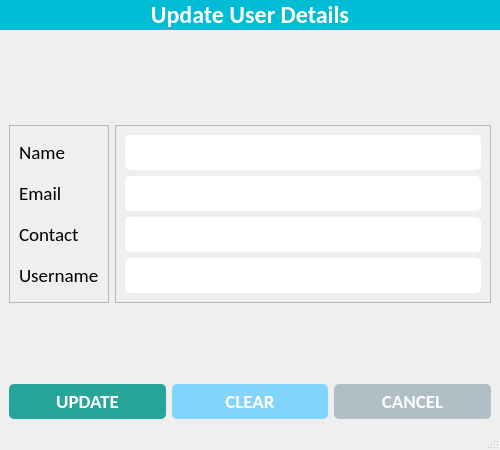
<?xml version="1.0" encoding="UTF-8"?>
<ui version="4.0">
 <class>UpdateUserWindow</class>
 <widget class="QMainWindow" name="UpdateUserWindow">
  <property name="geometry">
   <rect>
    <x>0</x>
    <y>0</y>
    <width>500</width>
    <height>450</height>
   </rect>
  </property>
  <property name="minimumSize">
   <size>
    <width>500</width>
    <height>450</height>
   </size>
  </property>
  <property name="maximumSize">
   <size>
    <width>500</width>
    <height>450</height>
   </size>
  </property>
  <property name="windowTitle">
   <string>Update User Details</string>
  </property>
  <property name="windowIcon">
   <iconset resource="../resources.qrc">
    <normaloff>:/icons/assets/icons/logo.png</normaloff>:/icons/assets/icons/logo.png</iconset>
  </property>
  <widget class="QWidget" name="centralwidget">
   <property name="styleSheet">
    <string notr="true">

#label {
	background-color: #00bcd4;
	color: #fff;
}

#btn_save {
	background-color: #26a69a;
	border-radius: 5px;
	padding: 5px 0px;
	color: white;
}

#btn_clear {
	background-color: #81d4fa;
	border-radius: 5px;
	padding: 5px 0px;
	color: white;
}

#btn_cancel {
	background-color: #b0bec5;
	border-radius: 5px;
	padding: 5px 0px;
	color: white;
}

QLineEdit {
	border-radius: 5px;
	padding: 5px 5px;
}

QDateEdit {
	border-radius: 5px;
	padding: 5px 5px;
}

QComboBox {
	border-radius: 5px;
	padding: 5px 5px;
}

QTextEdit {
	border-radius: 10px;
	padding: 0px 0px;
}</string>
   </property>
   <layout class="QVBoxLayout" name="verticalLayout_3">
    <property name="spacing">
     <number>1</number>
    </property>
    <property name="leftMargin">
     <number>0</number>
    </property>
    <property name="topMargin">
     <number>0</number>
    </property>
    <property name="rightMargin">
     <number>0</number>
    </property>
    <property name="bottomMargin">
     <number>0</number>
    </property>
    <item alignment="Qt::AlignTop">
     <widget class="QLabel" name="label">
      <property name="font">
       <font>
        <family>Calibri</family>
        <pointsize>18</pointsize>
        <weight>75</weight>
        <bold>true</bold>
       </font>
      </property>
      <property name="text">
       <string>Update User Details</string>
      </property>
      <property name="alignment">
       <set>Qt::AlignCenter</set>
      </property>
      <property name="margin">
       <number>10</number>
      </property>
     </widget>
    </item>
    <item>
     <widget class="QWidget" name="widget" native="true">
      <layout class="QHBoxLayout" name="horizontalLayout">
       <item>
        <widget class="QFrame" name="frame">
         <property name="frameShape">
          <enum>QFrame::StyledPanel</enum>
         </property>
         <property name="frameShadow">
          <enum>QFrame::Raised</enum>
         </property>
         <layout class="QVBoxLayout" name="verticalLayout">
          <item>
           <widget class="QLabel" name="lbl_name">
            <property name="font">
             <font>
              <family>Calibri</family>
              <pointsize>14</pointsize>
             </font>
            </property>
            <property name="text">
             <string>Name</string>
            </property>
           </widget>
          </item>
          <item>
           <widget class="QLabel" name="lbl_email">
            <property name="font">
             <font>
              <family>Calibri</family>
              <pointsize>14</pointsize>
             </font>
            </property>
            <property name="text">
             <string>Email</string>
            </property>
           </widget>
          </item>
          <item>
           <widget class="QLabel" name="lbl_contact">
            <property name="font">
             <font>
              <family>Calibri</family>
              <pointsize>14</pointsize>
             </font>
            </property>
            <property name="text">
             <string>Contact</string>
            </property>
           </widget>
          </item>
          <item>
           <widget class="QLabel" name="lbl_username">
            <property name="font">
             <font>
              <family>Calibri</family>
              <pointsize>14</pointsize>
             </font>
            </property>
            <property name="text">
             <string>Username</string>
            </property>
           </widget>
          </item>
         </layout>
        </widget>
       </item>
       <item>
        <widget class="QFrame" name="frame_2">
         <property name="frameShape">
          <enum>QFrame::StyledPanel</enum>
         </property>
         <property name="frameShadow">
          <enum>QFrame::Raised</enum>
         </property>
         <layout class="QVBoxLayout" name="verticalLayout_2">
          <item>
           <widget class="QLineEdit" name="txt_name">
            <property name="minimumSize">
             <size>
              <width>0</width>
              <height>35</height>
             </size>
            </property>
            <property name="maximumSize">
             <size>
              <width>16777215</width>
              <height>35</height>
             </size>
            </property>
            <property name="font">
             <font>
              <family>Calibri</family>
              <pointsize>14</pointsize>
             </font>
            </property>
           </widget>
          </item>
          <item>
           <widget class="QLineEdit" name="txt_email">
            <property name="minimumSize">
             <size>
              <width>0</width>
              <height>35</height>
             </size>
            </property>
            <property name="maximumSize">
             <size>
              <width>16777215</width>
              <height>35</height>
             </size>
            </property>
            <property name="font">
             <font>
              <family>Calibri</family>
              <pointsize>14</pointsize>
             </font>
            </property>
           </widget>
          </item>
          <item>
           <widget class="QLineEdit" name="txt_contact">
            <property name="minimumSize">
             <size>
              <width>0</width>
              <height>35</height>
             </size>
            </property>
            <property name="maximumSize">
             <size>
              <width>16777215</width>
              <height>35</height>
             </size>
            </property>
            <property name="font">
             <font>
              <family>Calibri</family>
              <pointsize>14</pointsize>
             </font>
            </property>
           </widget>
          </item>
          <item>
           <widget class="QLineEdit" name="txt_username">
            <property name="minimumSize">
             <size>
              <width>0</width>
              <height>35</height>
             </size>
            </property>
            <property name="maximumSize">
             <size>
              <width>16777215</width>
              <height>35</height>
             </size>
            </property>
            <property name="font">
             <font>
              <family>Calibri</family>
              <pointsize>14</pointsize>
             </font>
            </property>
           </widget>
          </item>
         </layout>
        </widget>
       </item>
      </layout>
     </widget>
    </item>
    <item alignment="Qt::AlignBottom">
     <widget class="QWidget" name="bottom_widget" native="true">
      <layout class="QHBoxLayout" name="horizontalLayout_2">
       <item>
        <widget class="QPushButton" name="btn_save">
         <property name="font">
          <font>
           <family>Calibri</family>
           <pointsize>14</pointsize>
           <weight>75</weight>
           <bold>true</bold>
          </font>
         </property>
         <property name="cursor">
          <cursorShape>OpenHandCursor</cursorShape>
         </property>
         <property name="text">
          <string>UPDATE</string>
         </property>
         <property name="icon">
          <iconset resource="../resources.qrc">
           <normaloff>:/icons/assets/icons/save.png</normaloff>:/icons/assets/icons/save.png</iconset>
         </property>
         <property name="iconSize">
          <size>
           <width>32</width>
           <height>32</height>
          </size>
         </property>
        </widget>
       </item>
       <item>
        <widget class="QPushButton" name="btn_clear">
         <property name="font">
          <font>
           <family>Calibri</family>
           <pointsize>14</pointsize>
           <weight>75</weight>
           <bold>true</bold>
          </font>
         </property>
         <property name="cursor">
          <cursorShape>OpenHandCursor</cursorShape>
         </property>
         <property name="text">
          <string>CLEAR</string>
         </property>
         <property name="icon">
          <iconset resource="../resources.qrc">
           <normaloff>:/icons/assets/icons/clear.png</normaloff>:/icons/assets/icons/clear.png</iconset>
         </property>
         <property name="iconSize">
          <size>
           <width>32</width>
           <height>32</height>
          </size>
         </property>
        </widget>
       </item>
       <item>
        <widget class="QPushButton" name="btn_cancel">
         <property name="font">
          <font>
           <family>Calibri</family>
           <pointsize>14</pointsize>
           <weight>75</weight>
           <bold>true</bold>
          </font>
         </property>
         <property name="cursor">
          <cursorShape>OpenHandCursor</cursorShape>
         </property>
         <property name="text">
          <string>CANCEL</string>
         </property>
         <property name="icon">
          <iconset resource="../resources.qrc">
           <normaloff>:/icons/assets/icons/close.png</normaloff>:/icons/assets/icons/close.png</iconset>
         </property>
         <property name="iconSize">
          <size>
           <width>32</width>
           <height>32</height>
          </size>
         </property>
        </widget>
       </item>
      </layout>
     </widget>
    </item>
   </layout>
  </widget>
  <widget class="QStatusBar" name="statusbar"/>
 </widget>
 <resources>
  <include location="../resources.qrc"/>
 </resources>
 <connections/>
</ui>
